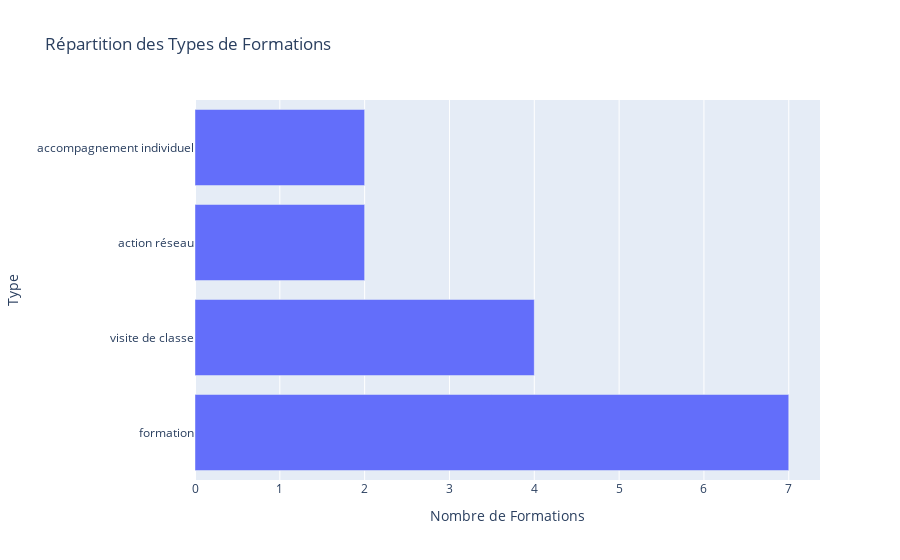

Notebook code cell kept with this figure:
### Code cell
# Créer un DataFrame pour la répartition des types de formation
repartition_data = repartition_type.reset_index()
repartition_data.columns = ['Type de Formation', 'Nombre']

# Créer un bar chart horizontal
fig = px.bar(repartition_data, x='Nombre', y='Type de Formation', orientation='h',
             title='Répartition des Types de Formations',
             labels={'Nombre': 'Nombre de Formations', 'Type de Formation': 'Type'})

# Afficher le graphique
fig.show()

### Figure 1 — Plotly figure (JSON) as saved in the notebook; plotly's stock layout.template omitted (floating-point values rounded to 4 significant figures)
{"data": [{"alignmentgroup": "True", "hovertemplate": "Nombre de Formations=%{x}<br>Type=%{y}<extra></extra>", "legendgroup": "", "marker": {"color": "#636efa", "pattern": {"shape": ""}}, "name": "", "offsetgroup": "", "orientation": "h", "showlegend": false, "textposition": "auto", "type": "bar", "x": [7, 4, 2, 2], "xaxis": "x", "y": ["formation", "visite de classe", "action réseau", "accompagnement individuel"], "yaxis": "y"}], "layout": {"barmode": "relative", "legend": {"tracegroupgap": 0}, "title": {"text": "Répartition des Types de Formations"}, "xaxis": {"anchor": "y", "domain": [0, 1], "title": {"text": "Nombre de Formations"}}, "yaxis": {"anchor": "x", "domain": [0, 1], "title": {"text": "Type"}}}}
